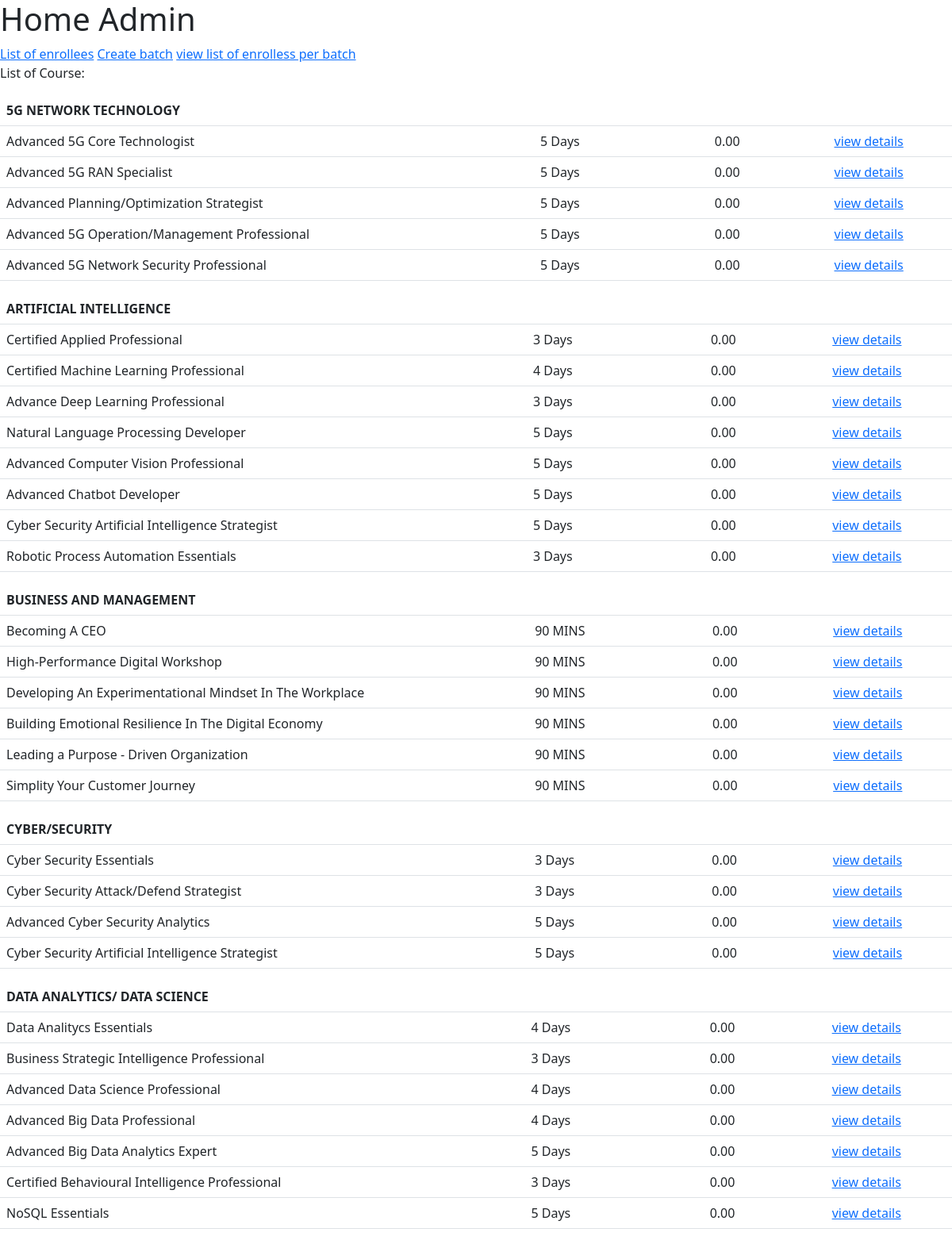
The page /um-admin/home/ (upper part) on the database its author committed.
### course/models.py (models this page shows, shortened)
class Category(models.Model):
    name = models.CharField(max_length=255)
    class Meta:
        ordering = ('name',)
        verbose_name_plural = 'Categories'

class Course(models.Model):
    category = models.ForeignKey(Category, related_name='courses',on_delete=models.CASCADE)
    course = models.CharField(max_length=255)
    duration = models.CharField(max_length=255)
    price = models.DecimalField(max_digits=12, decimal_places=2)

### customadmin/views.py (the view)
# urls.py: path('home/', views.home, name="home"),
def home(request):
    courses = Course.objects.all()
    categories = Category.objects.all()
    return render(request, 'customadmin/home.html',{
        'categories' : categories,
        'courses' : courses
    })

### customadmin/templates/customadmin/home.html
{% extends 'account/base.html' %}
{%  block content %}
    <h1>Home Admin</h1>
    <a href="{% url 'list_of_enrollees' %}">List of enrollees</a>
    <a href="{% url 'create_batch' %}">Create batch</a>
    <a href="{% url 'list_enrollees_per_batch' %}">view list of enrolless per batch</a>
    <p>List of Course:</p>
    {% for category in categories %}
        <table class="table">
        <thead>
            <tr>
                <th colspan="1">{{category.name}}</th>
                <th colspan="1">{{category.duration}}</th>
                <th colspan="2">{{category.price}}</th>
            </tr>
        </thead>
        {% for course in category.courses.all %}
        <tbody>
            <tr>
                <td style="width: 900px;">{{course.course}}</td>
                <td style="width:300px">{{course.duration}}</td>
                <td style="width:200px">{{course.price}}</td>
                <td style="width:200px"><a href="{% url 'detail' course.id %}">view details</a></td>
            </tr>
        </tbody>
        {% endfor %}
        </table>
    {% endfor %}
{% endblock %}

### rows shown on the page
Category: name "5G NETWORK TECHNOLOGY"
Course: course "Advanced 5G Core Technologist", duration "5 Days", price "0.00"
Course: course "Advanced 5G RAN Specialist", duration "5 Days", price "0.00"
Course: course "Advanced Planning/Optimization Strategist", duration "5 Days", price "0.00"
Course: course "Advanced 5G Operation/Management Professional", duration "5 Days", price "0.00"
Course: course "Advanced 5G Network Security Professional", duration "5 Days", price "0.00"
Category: name "ARTIFICIAL INTELLIGENCE"
Course: course "Certified Applied Professional", duration "3 Days", price "0.00"
Course: course "Certified Machine Learning Professional", duration "4 Days", price "0.00"
Course: course "Advance Deep Learning Professional", duration "3 Days", price "0.00"
Course: course "Natural Language Processing Developer", duration "5 Days", price "0.00"
Course: course "Advanced Computer Vision Professional", duration "5 Days", price "0.00"
Course: course "Advanced Chatbot Developer", duration "5 Days", price "0.00"
Course: course "Cyber Security Artificial Intelligence Strategist", duration "5 Days", price "0.00"
Course: course "Robotic Process Automation Essentials", duration "3 Days", price "0.00"
Category: name "BUSINESS AND MANAGEMENT"
Course: course "Becoming A CEO", duration "90 MINS", price "0.00"
Course: course "High-Performance Digital Workshop", duration "90 MINS", price "0.00"
Course: course "Developing An Experimentational Mindset In The Workplace", duration "90 MINS", price "0.00"
Course: course "Building Emotional Resilience In The Digital Economy", duration "90 MINS", price "0.00"
Course: course "Leading a Purpose - Driven Organization", duration "90 MINS", price "0.00"
Course: course "Simplity Your Customer Journey", duration "90 MINS", price "0.00"
Category: name "CYBER/SECURITY"
Course: course "Cyber Security Essentials", duration "3 Days", price "0.00"
Course: course "Cyber Security Attack/Defend Strategist", duration "3 Days", price "0.00"
Course: course "Advanced Cyber Security Analytics", duration "5 Days", price "0.00"
Course: course "Cyber Security Artificial Intelligence Strategist", duration "5 Days", price "0.00"
Category: name "DATA ANALYTICS/ DATA SCIENCE"
Course: course "Data Analitycs Essentials", duration "4 Days", price "0.00"
Course: course "Business Strategic Intelligence Professional", duration "3 Days", price "0.00"
Course: course "Advanced Data Science Professional", duration "4 Days", price "0.00"
Course: course "Advanced Big Data Professional", duration "4 Days", price "0.00"
Course: course "Advanced Big Data Analytics Expert", duration "5 Days", price "0.00"
Course: course "Certified Behavioural Intelligence Professional", duration "3 Days", price "0.00"
Course: course "NoSQL Essentials", duration "5 Days", price "0.00"
